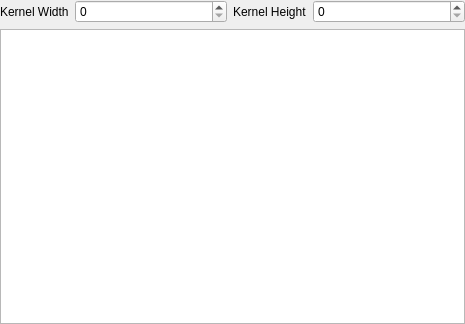
<?xml version="1.0" encoding="UTF-8"?>
<ui version="4.0">
 <class>CConvolution2dParamsGuiComp</class>
 <widget class="QWidget" name="CConvolution2dParamsGuiComp">
  <property name="geometry">
   <rect>
    <x>0</x>
    <y>0</y>
    <width>465</width>
    <height>324</height>
   </rect>
  </property>
  <property name="windowTitle">
   <string>Form</string>
  </property>
  <layout class="QVBoxLayout" name="verticalLayout">
   <property name="margin">
    <number>0</number>
   </property>
   <item>
    <layout class="QHBoxLayout" name="KernelParameterLayout">
     <item>
      <widget class="QLabel" name="KernelWidthLabel">
       <property name="sizePolicy">
        <sizepolicy hsizetype="Maximum" vsizetype="Preferred">
         <horstretch>0</horstretch>
         <verstretch>0</verstretch>
        </sizepolicy>
       </property>
       <property name="text">
        <string>Kernel Width</string>
       </property>
      </widget>
     </item>
     <item>
      <widget class="QSpinBox" name="KernelWidthSpin">
       <property name="minimum">
        <number>0</number>
       </property>
       <property name="value">
        <number>0</number>
       </property>
      </widget>
     </item>
     <item>
      <widget class="QLabel" name="KernelHeightLabel">
       <property name="sizePolicy">
        <sizepolicy hsizetype="Maximum" vsizetype="Preferred">
         <horstretch>0</horstretch>
         <verstretch>0</verstretch>
        </sizepolicy>
       </property>
       <property name="text">
        <string>Kernel Height</string>
       </property>
      </widget>
     </item>
     <item>
      <widget class="QSpinBox" name="KernelHeightSpin">
       <property name="minimum">
        <number>0</number>
       </property>
       <property name="value">
        <number>0</number>
       </property>
      </widget>
     </item>
    </layout>
   </item>
   <item>
    <widget class="QTableWidget" name="KernelTable"/>
   </item>
  </layout>
 </widget>
 <resources/>
 <connections/>
</ui>
